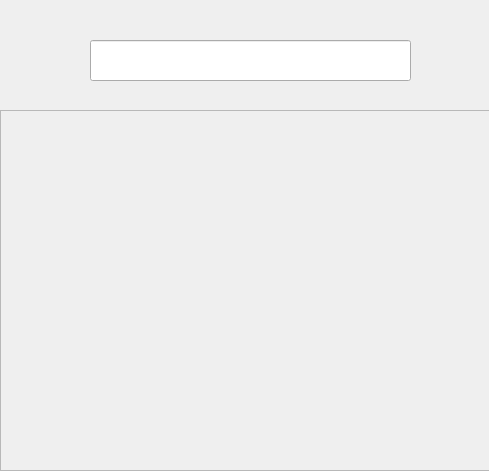
<?xml version="1.0" encoding="UTF-8"?>
<ui version="4.0">
 <class>add_friend_window</class>
 <widget class="QWidget" name="add_friend_window">
  <property name="geometry">
   <rect>
    <x>0</x>
    <y>0</y>
    <width>489</width>
    <height>471</height>
   </rect>
  </property>
  <property name="windowTitle">
   <string>Form</string>
  </property>
  <widget class="SearchLineEdit" name="lineEdit">
   <property name="geometry">
    <rect>
     <x>90</x>
     <y>40</y>
     <width>321</width>
     <height>41</height>
    </rect>
   </property>
  </widget>
  <widget class="ScrollArea" name="scrollArea">
   <property name="geometry">
    <rect>
     <x>0</x>
     <y>110</y>
     <width>491</width>
     <height>361</height>
    </rect>
   </property>
   <property name="widgetResizable">
    <bool>true</bool>
   </property>
   <widget class="QWidget" name="scrollAreaWidgetContents">
    <property name="geometry">
     <rect>
      <x>0</x>
      <y>0</y>
      <width>489</width>
      <height>359</height>
     </rect>
    </property>
   </widget>
  </widget>
 </widget>
 <customwidgets>
  <customwidget>
   <class>SearchLineEdit</class>
   <extends>QLineEdit</extends>
   <header>qfluentwidgets</header>
  </customwidget>
  <customwidget>
   <class>ScrollArea</class>
   <extends>QScrollArea</extends>
   <header>qfluentwidgets</header>
   <container>1</container>
  </customwidget>
 </customwidgets>
 <resources/>
 <connections/>
</ui>
